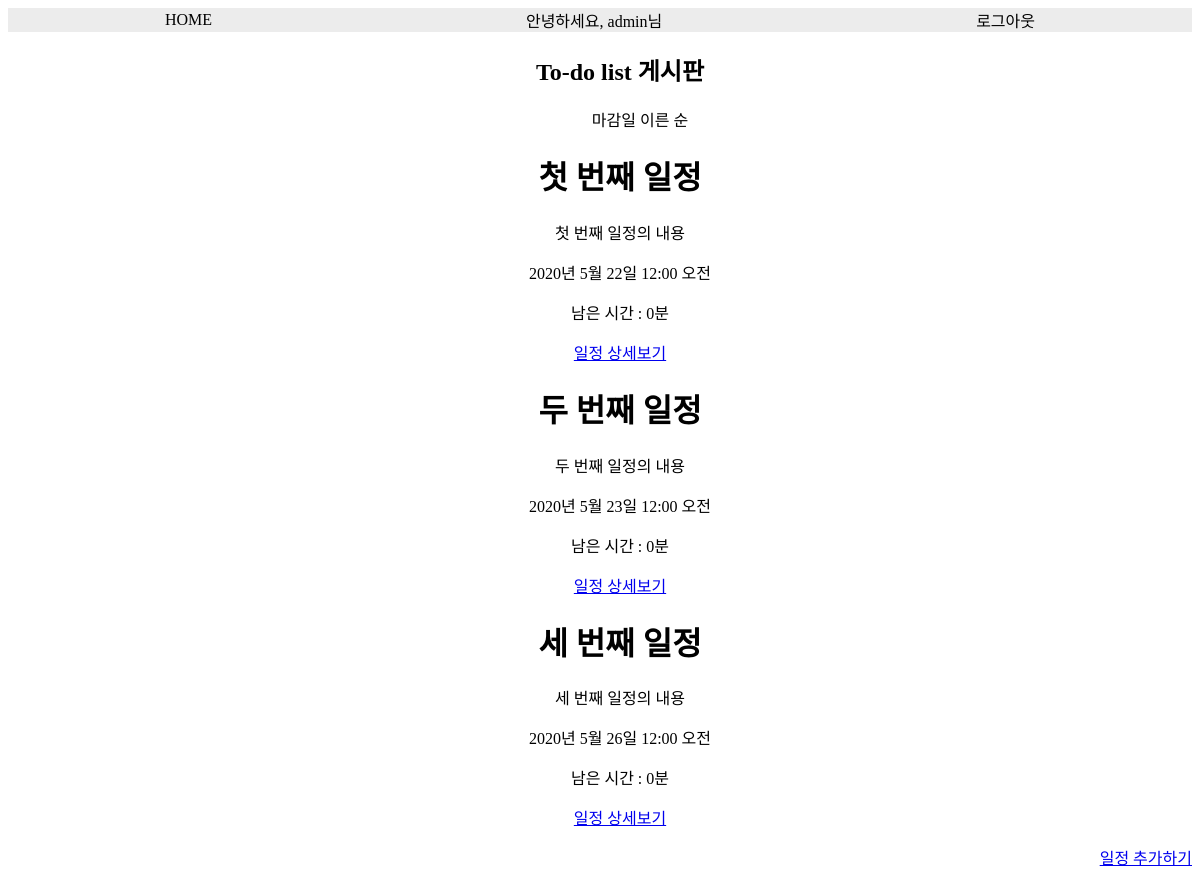
Before: / (signed in) with the older database file.
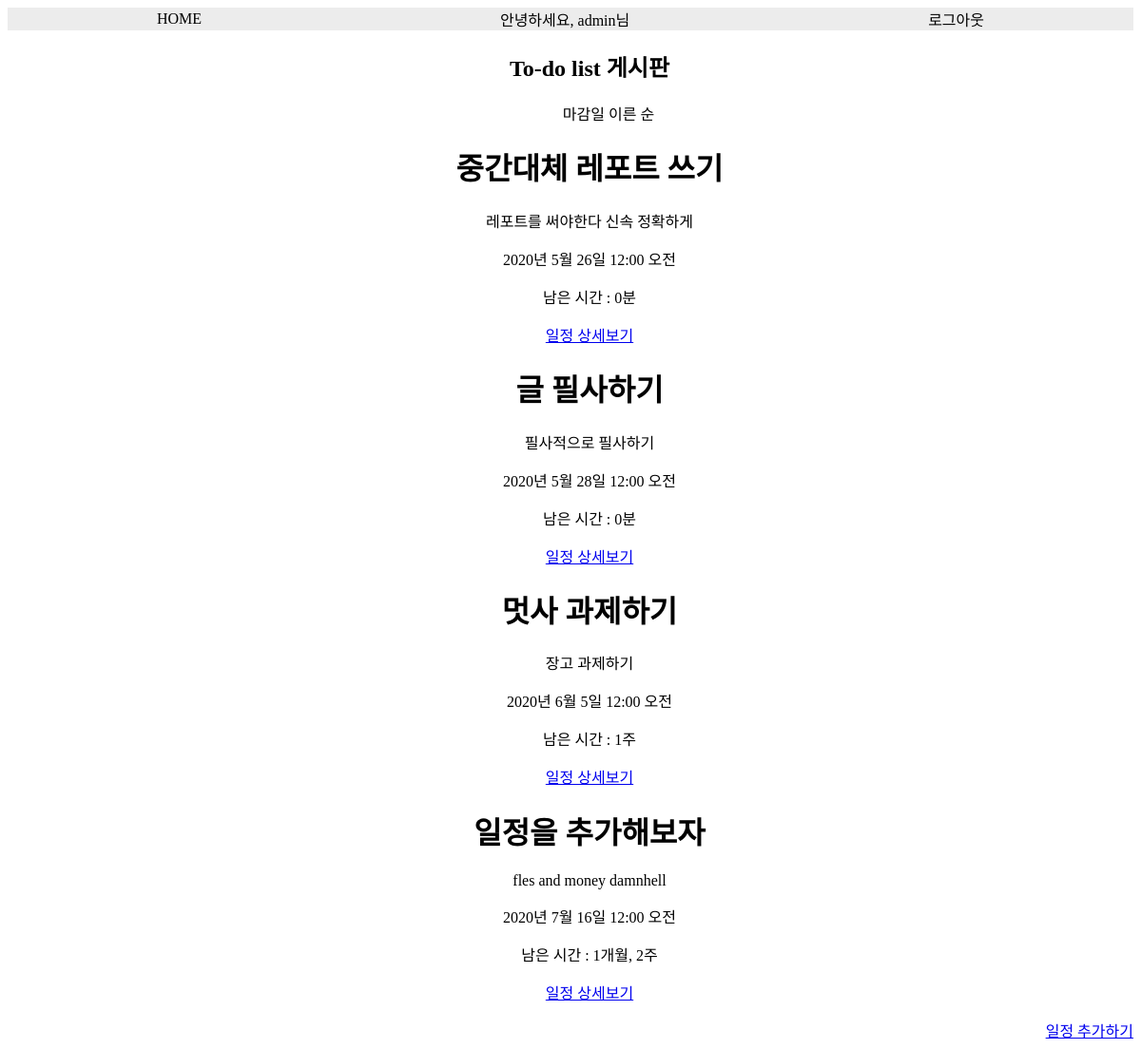
After: the same page with the newer database file.
### blog/models.py (models this page shows, shortened)
class Todo(models.Model):
    title = models.CharField(max_length = 100)
    content = models.TextField(null=True)
    deadline = models.DateTimeField(null=True)
    author = models.ForeignKey(User, on_delete=models.CASCADE, related_name='posts')

### blog/views.py (the view)
# urls.py: 2. Add a URL to urlpatterns:  path('', views.home, name='home')
def home(request):
    todos = Todo.objects.all().order_by('deadline')
    now = datetime.now()
    context = {
        'todos' : todos,
        }
    return render(request, 'home.html', context)

### blog/templates/home.html (shortened to what this page needs)
{% extends 'base.html' %}
{% block css %}
{% load static %}
<link rel="stylesheet" href="{% static 'home.css' %}">
{% endblock css %}
{% block content %}
<div class = "top">
    <div class = "title">
        <h2>To-do list 게시판</h2>
        <p>마감일 이른 순</p>
    </div>
</div>
<div class = "middle">
    {% for todo in todos %}
    <ul>
        <h1>{{todo.title}}</h1>
        <p>{{todo.content}}</p>
        <p>{{todo.deadline}}</p>
        <p>남은 시간 : {{todo.deadline|timeuntil}}</p>
        <a href = "{% url 'detail' todo.pk %}">일정 상세보기</a>
    </ul>
    {% endfor %}
</div>
<div class = "add_to_do">
    <a href = "{% url 'new' %}">일정 추가하기</a>
</div>
{% endblock content %}

### blog/templates/base.html (shortened to what this page needs)
{% load socialaccount %}
<!DOCTYPE html>
<html lang="en">
<head>
    {% block css %}
    {% endblock css %}
</head>
<body>
    <div class="nav-bar">
      <a class="nav-item" href="{% url 'home' %}">HOME</a>
      {% if user.is_authenticated %}
      <div class="nav-item">안녕하세요, {{ user.username }}님</div>
      <a class="nav-item" href="{% url 'logout' %}">로그아웃</a>
      {% else %}
      <a class="nav-item" href="{% url 'login' %}">로그인</a>
      <a class="nav-item" href="{% provider_login_url 'kakao' %}">카카오 로그인</a>
      <a class="nav-item" href="{% url 'signup' %}">회원가입</a>
      {% endif %}
    </div>
    {% block content %}
    {% endblock content %}
</body>
</html>

### blog/static/home.css (style rules this page uses)
.nav-bar { width: 100%; background-color: #ececec; display: flex; justify-content: space-around; align-items: center; }
.nav-item { color: black; text-decoration: none; }
.top { text-align: center; padding-left: 40px; }
.title p { text-align: center; padding-left: 40px; }
.middle { text-align: center; }
.add_to_do { text-align: end; }

Changed rows visible on the page:
removed Todo: title "두 번째 일정", content "두 번째 일정의 내용", deadline "2020년 5월 23일 12:00 오전", deadline "0분"
changed Todo: title "첫 번째 일정" → "중간대체 레포트 쓰기"; content "첫 번째 일정의 내용" → "레포트를 써야한다 신속 정확하게"; deadline "2020년 5월 22일 12:00 오전" → "2020년 5월 26일 12:00 오전"
changed Todo: title "세 번째 일정" → "글 필사하기"; content "세 번째 일정의 내용" → "필사적으로 필사하기"; deadline "2020년 5월 26일 12:00 오전" → "2020년 5월 28일 12:00 오전"
added Todo: title "멋사 과제하기", content "장고 과제하기", deadline "2020년 6월 5일 12:00 오전", deadline "1주"
added Todo: title "일정을 추가해보자", content "fles and money damnhell", deadline "2020년 7월 16일 12:00 오전", deadline "1개월, 2주"
